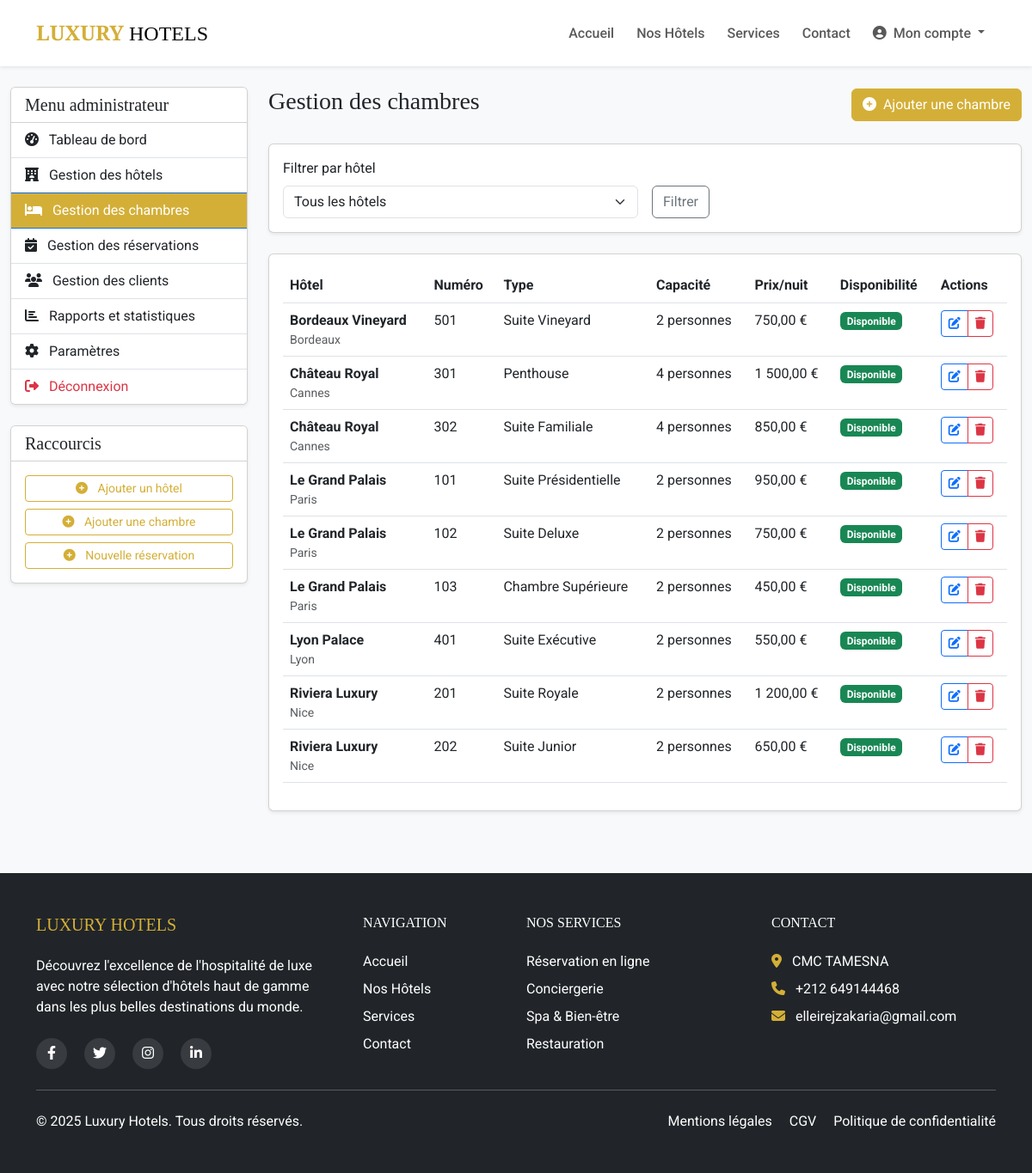
Screenshot of /dashboard/admin/chambres.php (signed in) with the database file from the repository.
### tables this page shows
CREATE TABLE IF NOT EXISTS chambres (
    id INT AUTO_INCREMENT PRIMARY KEY,
    hotel_id INT NOT NULL,
    numero VARCHAR(20) NOT NULL,
    type VARCHAR(50) NOT NULL,
    description TEXT,
    prix_nuit DECIMAL(10,2) NOT NULL,
    capacite INT NOT NULL,
    disponible BOOLEAN DEFAULT TRUE,
    image VARCHAR(255),
    FOREIGN KEY (hotel_id) REFERENCES hotels(id) ON DELETE CASCADE
);

CREATE TABLE IF NOT EXISTS hotels (
    id INT AUTO_INCREMENT PRIMARY KEY,
    nom VARCHAR(100) NOT NULL,
    adresse TEXT NOT NULL,
    ville VARCHAR(100) NOT NULL,
    pays VARCHAR(100) NOT NULL,
    description TEXT,
    etoiles INT NOT NULL,
    image_principale VARCHAR(255),
    coordonnees_gps VARCHAR(100),
    date_creation DATETIME DEFAULT CURRENT_TIMESTAMP
);

### includes/db.php (called while the page is built, shortened)
<?php
function connectDB() {
    $conn = new mysqli(DB_HOST, DB_USER, DB_PASS, DB_NAME);
    $conn->set_charset("utf8");
    return $conn;
}
function executeQuery($sql, $types = null, $params = []) {
    $conn = connectDB();
    $stmt = $conn->prepare($sql);
    $stmt->execute();
    $result = $stmt->get_result();
    return $result;
}
function fetchAll($sql, $types = null, $params = []) {
    $result = executeQuery($sql, $types, $params);
    return $result->fetch_all(MYSQLI_ASSOC);
}
?>

### dashboard/admin/chambres.php (the view, shortened to what this page needs)
<?php
require_once '../../includes/db.php';
$sql = "SELECT c.*, h.nom as hotel_nom, h.ville as hotel_ville
       FROM chambres c
       JOIN hotels h ON c.hotel_id = h.id";
$params = [];
$types = "";
$sql .= " ORDER BY h.nom ASC, c.numero ASC";
$chambres = fetchAll($sql, $types, $params);
include '../includes/header.php';
?>
<div class="container-fluid py-4">
    <div class="row">
        <div class="col-lg-3">
            <?php include '../includes/admin_sidebar.php'; ?>
        </div>
        <div class="col-lg-9">
            <div class="d-flex justify-content-between align-items-center mb-4">
                <h1 class="h3">Gestion des chambres</h1>
                <a href="ajouter_chambre.php" class="btn btn-gold"><i class="fas fa-plus-circle me-2"></i>Ajouter une chambre</a>
            </div>
            <div class="card shadow-sm mb-4">
                <div class="card-body">
                    <form method="GET" action="" class="row g-3">
                        <div class="col-md-6">
                            <label for="hotel_id" class="form-label">Filtrer par hôtel</label>
                            <select class="form-select" id="hotel_id" name="hotel_id">
                                <option value="0">Tous les hôtels</option>
                            </select>
                        </div>
                        <div class="col-md-6 d-flex align-items-end">
                            <button type="submit" class="btn btn-outline-secondary">Filtrer</button>
                        </div>
                    </form>
                </div>
            </div>
            <div class="card shadow-sm">
                <div class="card-body">
                    <?php if (empty($chambres)) : ?>
                        <p class="text-center text-muted my-4">Aucune chambre trouvée.</p>
                    <?php else : ?>
                        <div class="table-responsive">
                            <table class="table table-hover">
                                <thead>
                                    <tr>
                                        <th>Hôtel</th>
                                        <th>Numéro</th>
                                        <th>Type</th>
                                        <th>Capacité</th>
                                        <th>Prix/nuit</th>
                                        <th>Disponibilité</th>
                                        <th>Actions</th>
                                    </tr>
                                </thead>
                                <tbody>
                                    <?php foreach ($chambres as $chambre) : ?>
                                        <tr>
                                            <td>
                                                <div class="fw-bold"><?php echo htmlspecialchars($chambre['hotel_nom']); ?></div>
                                                <div class="small text-muted"><?php echo htmlspecialchars($chambre['hotel_ville']); ?></div>
                                            </td>
                                            <td><?php echo htmlspecialchars($chambre['numero']); ?></td>
                                            <td><?php echo htmlspecialchars($chambre['type']); ?></td>
                                            <td><?php echo $chambre['capacite']; ?> personne<?php echo $chambre['capacite'] > 1 ? 's' : ''; ?></td>
                                            <td><?php echo number_format($chambre['prix_nuit'], 2, ',', ' '); ?> €</td>
                                            <td>
                                                <?php if ($chambre['disponible']) : ?>
                                                    <span class="badge bg-success">Disponible</span>
                                                <?php else : ?>
                                                    <span class="badge bg-danger">Indisponible</span>
                                                <?php endif; ?>
                                            </td>
                                            <td>
                                                <div class="btn-group">
                                                    <a href="modifier_chambre.php?id=<?php echo $chambre['id']; ?>" class="btn btn-sm btn-outline-primary">
                                                        <i class="fas fa-edit"></i>
                                                    </a>
                                                    <a href="chambres.php?action=delete&id=<?php echo $chambre['id']; ?>" class="btn btn-sm btn-outline-danger" onclick="return confirm('Êtes-vous sûr de vouloir supprimer cette chambre ?')">
                                                        <i class="fas fa-trash"></i>
                                                    </a>
                                                </div>
                                            </td>
                                        </tr>
                                    <?php endforeach; ?>
                                </tbody>
                            </table>
                        </div>
                    <?php endif; ?>
                </div>
            </div>
        </div>
    </div>
</div>
<?php include '../../includes/footer.php'; ?>

### dashboard/includes/header.php (shortened to what this page needs)
<?php
require_once '../../includes/db.php';
?>
<!DOCTYPE html>
<html lang="fr">
<head>
    <link href="https://cdn.jsdelivr.net/npm/bootstrap@5.3.0/dist/css/bootstrap.min.css" rel="stylesheet">
    <link rel="stylesheet" href="https://cdnjs.cloudflare.com/ajax/libs/font-awesome/6.4.0/css/all.min.css">
    <link rel="stylesheet" href="/projet2/assets/css/style.css">
</head>
<body>
    <nav class="navbar navbar-expand-lg navbar-light bg-white sticky-top shadow-sm">
        <div class="container">
            <a class="navbar-brand" href="/projet2/index.php">
                <span class="fw-bold text-gold">LUXURY</span> HOTELS
            </a>
            <div class="collapse navbar-collapse" id="navbarNav">
                <ul class="navbar-nav ms-auto">
                    <li class="nav-item">
                        <a class="nav-link" href="/projet2/index.php">Accueil</a>
                    </li>
                    <li class="nav-item">
                        <a class="nav-link" href="#">Nos Hôtels</a>
                    </li>
                    <li class="nav-item">
                        <a class="nav-link" href="#">Services</a>
                    </li>
                    <li class="nav-item">
                        <a class="nav-link" href="#">Contact</a>
                    </li>
                    <li class="nav-item dropdown">
                        <a class="nav-link dropdown-toggle" href="#" id="navbarDropdown" role="button" data-bs-toggle="dropdown" aria-expanded="false">
                            <i class="fas fa-user-circle me-1"></i> Mon compte
                        </a>
                    </li>
                </ul>
            </div>
        </div>
    </nav>
    <main class="dashboard-main">

### dashboard/includes/admin_sidebar.php
<div class="card shadow-sm mb-4">
    <div class="card-header bg-white">
        <h5 class="card-title mb-0">Menu administrateur</h5>
    </div>
    <div class="list-group list-group-flush">
        <a href="/projet2/dashboard/admin/index.php" class="list-group-item list-group-item-action <?php echo basename($_SERVER['PHP_SELF']) === 'index.php' ? 'active bg-gold text-white' : ''; ?>">
            <i class="fas fa-tachometer-alt me-2"></i> Tableau de bord
        </a>
        <a href="/projet2/dashboard/admin/hotels.php" class="list-group-item list-group-item-action <?php echo basename($_SERVER['PHP_SELF']) === 'hotels.php' ? 'active bg-gold text-white' : ''; ?>">
            <i class="fas fa-hotel me-2"></i> Gestion des hôtels
        </a>
        <a href="/projet2/dashboard/admin/chambres.php" class="list-group-item list-group-item-action <?php echo basename($_SERVER['PHP_SELF']) === 'chambres.php' ? 'active bg-gold text-white' : ''; ?>">
            <i class="fas fa-bed me-2"></i> Gestion des chambres
        </a>
        <a href="/projet2/dashboard/admin/reservations.php" class="list-group-item list-group-item-action <?php echo basename($_SERVER['PHP_SELF']) === 'reservations.php' ? 'active bg-gold text-white' : ''; ?>">
            <i class="fas fa-calendar-check me-2"></i> Gestion des réservations
        </a>
        <a href="/projet2/dashboard/admin/clients.php" class="list-group-item list-group-item-action <?php echo basename($_SERVER['PHP_SELF']) === 'clients.php' ? 'active bg-gold text-white' : ''; ?>">
            <i class="fas fa-users me-2"></i> Gestion des clients
        </a>
        <a href="/projet2/dashboard/admin/rapports.php" class="list-group-item list-group-item-action <?php echo basename($_SERVER['PHP_SELF']) === 'rapports.php' ? 'active bg-gold text-white' : ''; ?>">
            <i class="fas fa-chart-bar me-2"></i> Rapports et statistiques
        </a>
        <a href="/projet2/dashboard/admin/parametres.php" class="list-group-item list-group-item-action <?php echo basename($_SERVER['PHP_SELF']) === 'parametres.php' ? 'active bg-gold text-white' : ''; ?>">
            <i class="fas fa-cog me-2"></i> Paramètres
        </a>
        <a href="/projet2/logout.php" class="list-group-item list-group-item-action text-danger">
            <i class="fas fa-sign-out-alt me-2"></i> Déconnexion
        </a>
    </div>
</div>
<div class="card shadow-sm">
    <div class="card-header bg-white">
        <h5 class="card-title mb-0">Raccourcis</h5>
    </div>
    <div class="card-body">
        <div class="d-grid gap-2">
            <a href="/projet2/dashboard/admin/ajouter_hotel.php" class="btn btn-sm btn-outline-gold">
                <i class="fas fa-plus-circle me-2"></i> Ajouter un hôtel
            </a>
            <a href="/projet2/dashboard/admin/ajouter_chambre.php" class="btn btn-sm btn-outline-gold">
                <i class="fas fa-plus-circle me-2"></i> Ajouter une chambre
            </a>
            <a href="/projet2/dashboard/admin/nouvelle_reservation.php" class="btn btn-sm btn-outline-gold">
                <i class="fas fa-plus-circle me-2"></i> Nouvelle réservation
            </a>
        </div>
    </div>
</div>

### includes/footer.php (shortened to what this page needs)
</main>
    <footer class="bg-dark text-white py-5 mt-5">
        <div class="container">
            <div class="row">
                <div class="col-md-4 mb-4 mb-md-0">
                    <h5 class="text-gold mb-4">LUXURY HOTELS</h5>
                    <p>Découvrez l'excellence de l'hospitalité de luxe avec notre sélection d'hôtels haut de gamme dans les plus belles destinations du monde.</p>
                    <div class="social-icons mt-4">
                        <a href="#" class="text-white me-3"><i class="fab fa-facebook-f"></i></a>
                        <a href="#" class="text-white me-3"><i class="fab fa-twitter"></i></a>
                        <a href="#" class="text-white me-3"><i class="fab fa-instagram"></i></a>
                        <a href="#" class="text-white"><i class="fab fa-linkedin-in"></i></a>
                    </div>
                </div>
                <div class="col-md-2 mb-4 mb-md-0">
                    <h6 class="text-uppercase mb-4">Navigation</h6>
                    <ul class="list-unstyled">
                        <li class="mb-2"><a href="/projet2/index.php" class="text-white text-decoration-none">Accueil</a></li>
                        <li class="mb-2"><a href="#" class="text-white text-decoration-none">Nos Hôtels</a></li>
                        <li class="mb-2"><a href="#" class="text-white text-decoration-none">Services</a></li>
                        <li class="mb-2"><a href="#" class="text-white text-decoration-none">Contact</a></li>
                    </ul>
                </div>
                <div class="col-md-3 mb-4 mb-md-0">
                    <h6 class="text-uppercase mb-4">Nos services</h6>
                    <ul class="list-unstyled">
                        <li class="mb-2"><a href="#" class="text-white text-decoration-none">Réservation en ligne</a></li>
                        <li class="mb-2"><a href="#" class="text-white text-decoration-none">Conciergerie</a></li>
                        <li class="mb-2"><a href="#" class="text-white text-decoration-none">Spa & Bien-être</a></li>
                        <li class="mb-2"><a href="#" class="text-white text-decoration-none">Restauration</a></li>
                    </ul>
                </div>
                <div class="col-md-3">
                    <h6 class="text-uppercase mb-4">Contact</h6>
                    <p class="mb-2"><i class="fas fa-map-marker-alt me-2 text-gold"></i> CMC TAMESNA</p>
                    <p class="mb-2"><i class="fas fa-phone me-2 text-gold"></i> +212 649144468</p>
                    <p class="mb-2"><i class="fas fa-envelope me-2 text-gold"></i> elleirejzakaria@gmail.com</p>
                </div>
            </div>
            <hr class="my-4 bg-secondary">
            <div class="row">
                <div class="col-md-6 text-center text-md-start">
                    <p class="mb-0">&copy; <?php echo date('Y'); ?> Luxury Hotels. Tous droits réservés.</p>
                </div>
                <div class="col-md-6 text-center text-md-end">
                    <a href="#" class="text-white text-decoration-none me-3">Mentions légales</a>
                    <a href="#" class="text-white text-decoration-none me-3">CGV</a>
                    <a href="#" class="text-white text-decoration-none">Politique de confidentialité</a>
                </div>
            </div>
        </div>
    </footer>
</body>
</html>

### assets/css/style.css (style rules this page uses)
:root { --gold: #D4AF37; --gold-light: #E5C76B; --gold-dark: #B69121; --dark: #212529; --light: #F8F9FA; --transition: all 0.3s ease; }
body { font-family: 'Roboto', sans-serif; color: var(--dark); background-color: var(--light); }
h1, h2, h3, h4, h5, h6 { font-family: 'Playfair Display', serif; }
.text-gold { color: var(--gold) !important; }
.bg-gold { background-color: var(--gold) !important; }
.btn-gold { background-color: var(--gold); border-color: var(--gold); color: white; transition: var(--transition); }
.btn-outline-gold { border-color: var(--gold); color: var(--gold); transition: var(--transition); }
.navbar { padding: 15px 0; }
.navbar-brand { font-family: 'Playfair Display', serif; font-size: 1.5rem; }
.nav-link { font-weight: 500; margin: 0 5px; transition: var(--transition); }
.social-icons a { display: inline-block; width: 36px; height: 36px; line-height: 36px; text-align: center; background-color: rgba(255, 255, 255, 0.1); border-radius: 50%; transition: var(--transition); }

### rows the page displays
chambres: hotel.nom "Bordeaux Vineyard", hotel.ville "Bordeaux", numero "501", type "Suite Vineyard", capacite "2", shows "s", prix_nuit "750,00", disponible "Disponible"
chambres: hotel.nom "Château Royal", hotel.ville "Cannes", numero "301", type "Penthouse", capacite "4", prix_nuit "1 500,00", disponible "Disponible"
chambres: hotel.nom "Château Royal", hotel.ville "Cannes", numero "302", type "Suite Familiale", capacite "4", prix_nuit "850,00", disponible "Disponible"
chambres: hotel.nom "Le Grand Palais", hotel.ville "Paris", numero "101", type "Suite Présidentielle", capacite "2", prix_nuit "950,00", disponible "Disponible"
chambres: hotel.nom "Le Grand Palais", hotel.ville "Paris", numero "102", type "Suite Deluxe", capacite "2", prix_nuit "750,00", disponible "Disponible"
chambres: hotel.nom "Le Grand Palais", hotel.ville "Paris", numero "103", type "Chambre Supérieure", capacite "2", prix_nuit "450,00", disponible "Disponible"
chambres: hotel.nom "Lyon Palace", hotel.ville "Lyon", numero "401", type "Suite Exécutive", capacite "2", shows "s", prix_nuit "550,00", disponible "Disponible"
chambres: hotel.nom "Riviera Luxury", hotel.ville "Nice", numero "201", type "Suite Royale", capacite "2", shows "s", prix_nuit "1 200,00", disponible "Disponible"
chambres: hotel.nom "Riviera Luxury", hotel.ville "Nice", numero "202", type "Suite Junior", capacite "2", shows "s", prix_nuit "650,00", disponible "Disponible"
